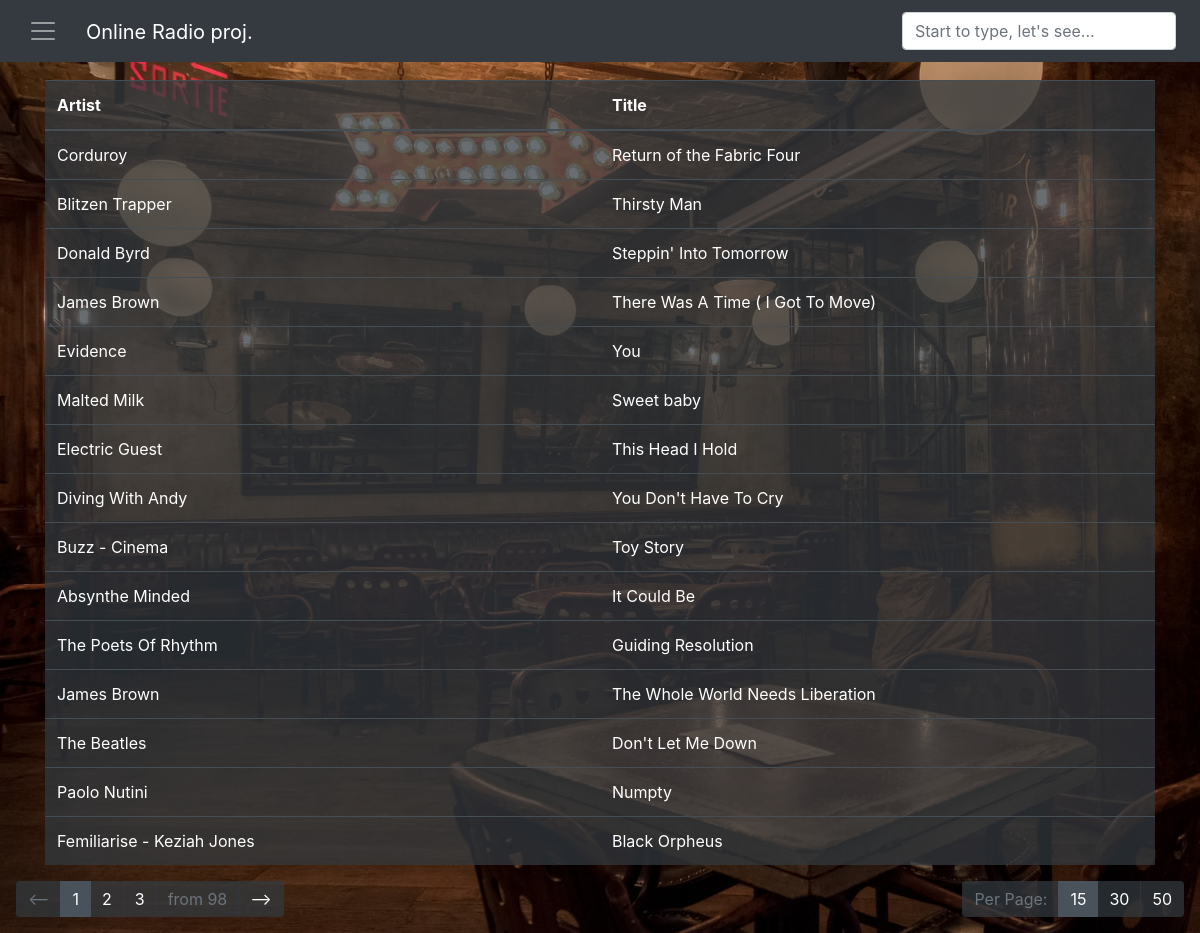
/tracks/, run on the app's committed database.
### application/db_models/track_db.py (models this page shows, shortened)
class Track(BaseExtended):
    unique_search_field = 'common_name'
    __tablename__ = 'tracks'
    id = Column(Integer, primary_key=True)
    common_name = Column(String(80), Sequence('track_common_name_seq'), unique=True, nullable=False)
    title = Column(String, nullable=False)
    artist = Column(String, nullable=False)
    album_name = Column(String)
    album_year = Column(String)
    duration = Column(String)
    play_date = Column(String(30))
    radio_name = Column(String, ForeignKey('radios.name'), nullable=False)
    db_import_date = Column(DateTime, ForeignKey('dbImports.import_date'))
    spotify_export_date = Column(Integer, ForeignKey('spotifyExports.export_date'))
    download_link = Column(String)
    failed_to_downloaded = Column(String)
    reviewed = Column(String)
    in_spotify = Column(String)
    failed_to_spotify = Column(String)
    genre = Column(String(20))
    youtube_link = Column(String)
    created_on = Column(DateTime(), default=datetime.now)
    @classmethod
    def query_tracks(cls, start_date='', end_date='', start='', end='', q_filter=''):
        q_selector = cls.query(cls.artist, cls.title)
        res = cls.query_objects(q_selector=q_selector,
                                q_filter=q_filter,
                                start_date=start_date,
                                end_date=end_date,
                                between_argument='db_import_date')
        res = cls.limit_objects(res, start, end).all()
        return [{'artist': track[0], 'title': track[1]} for track in res]
    @classmethod
    def get_tracks(cls, start_id='', end_id=''):
        return cls.query_tracks(start=start_id, end=end_id)

### application/pages/tracks/tracks_page.py (the view)
@tracks.route('/')
def tracks_list():
    tracks_data = Track.get_tracks(end_id=15)
    return render_template('tracks.html', tracks_data=tracks_data)

### application/db_models/extenders_for_db_models.py (called while the page is built)
    @classmethod
    def limit_objects(cls, query_res, start_id='', end_id=''):
        start_id = 0 if not start_id else start_id
        end_id = 50 if not end_id else end_id
        return query_res.offset(start_id).limit(end_id)

    @classmethod
    def query_objects(cls, q_selector='', start_date='', end_date='',  q_filter='', between_argument=''):
        res = cls.query(cls) if not q_selector else q_selector
        if isinstance(q_filter, BinaryExpression):
            res = res.filter(q_filter)
        if start_date and end_date:
            res = res.filter(getattr(cls, between_argument).between(start_date, end_date))
        return res

### application/pages/tracks/templates/tracks.html (shortened to what this page needs)
{% include 'parts/header_open.html' %}
{% include 'parts/header_close.html' %}
{% include 'parts/navbar_menu_open.html' %}
{% include 'parts/navbar_menu_close.html' %}
{% include 'parts/navbar_search.html' %}
{% include 'parts/navbar_close.html' %}
<link rel="stylesheet" href="{{ url_for('.static', filename='css/tracks.css') }}">
<div class="container">
<table class="table table-hover table-dark">
  <thead>
    <tr>
      <th scope="col">Artist</th>
      <th scope="col">Title</th>
    </tr>
  </thead>
  <tbody>
  {% for track in tracks_data %}
    <tr>
      <td>{{ track['artist'] }}</td>
      <td>{{ track['title'] }}</td>
    </tr>
  {% endfor %}
  </tbody>
</table>
</div>
<div class="pagination justify-content-between mx-3">
<nav aria-label="Page navigation example justify-content-end">
  <ul id='pageSelect' class="pagination pagination-dark justify-content-start">
    <li class="prevPage page-item disabled"><a class="page-link"><--</a>
    <li class="page-item active"><a class="page firstPage page-link">1</a></li>
    <li class="page-item"><a class="page page-link">2</a></li>
    <li class="page-item"><a class="page borderPage page-link">3</a></li>
    <li class="page-item disabled"><a class="lastPage page-link">from <span id="totalPages">98</span></a></li>
    <li class="nextPage page-item"><a class="page-link">--></a>
    </li>
  </ul>
</nav>
  <ul id='limitSelect' class="pagination pagination-dark justify-content-start">
    <li class="page-item disabled"><a class="page-link">Per Page:</a></li>
    <li class="page-item active"><a class="page-link">15</a></li>
    <li class="page-item"><a class="page-link">30</a></li>
    <li class="page-item"><a class="page-link">50</a></li>
  </ul>
    </div>
</body>
</html>

### application/templates/parts/header_open.html (shortened to what this page needs)
<!DOCTYPE html>
<html lang="en">
<head>
    <link rel="stylesheet" href="../static/css/bootstrap.min.css">
    <link rel="stylesheet" href="../static/css/main.css">
</head>
<body>

### application/templates/parts/header_close.html
</head>
<body>

### application/templates/parts/navbar_menu_open.html (shortened to what this page needs)
<div class="fixed-top mainNav">

### application/templates/parts/navbar_menu_close.html (shortened to what this page needs)
  <nav class="navbar navbar-dark bg-dark ">
    <div>
    <button class="navbar-toggler my-1" type="button" data-toggle="collapse" data-target="#navbarToggleExternalContent" aria-controls="navbarToggleExternalContent" aria-expanded="false" aria-label="Toggle navigation">
        <span class="navbar-toggler-icon"></span>
    </button>
      <a class="navbar-brand mt-1 ml-3" style="position: absolute">Online Radio proj.</a>
    </div>

### application/templates/parts/navbar_search.html
<form class="form-inline my-2 my-lg-0">
  <input id="liveSearch" class="form-control my-1 mr-sm-2" type="search" placeholder="Start to type, let's see..." aria-label="Search">
</form>

### application/templates/parts/navbar_close.html
  </nav>
</div>

### application/static/css/main.css (style rules this page uses)
.mainNav button { border: 0px solid transparent; outline: none !important; }
body { margin-top: 80px; }
body { -ms-overflow-style: none; scrollbar-width: none; }

### application/pages/tracks/static/css/tracks.css (style rules this page uses)
body { background-image: url('../BG.jpg'); background-attachment: fixed; background-size: cover; }
tr th { width: 50%; }
.pagination a { background-color: #343a40ba; color: white; border: none; outline: none ; }
.page-item.disabled .page-link { background-color: #343a40ba; }
.page-item.active .page-link { background-color: #49525b; }
.table-dark { background-color: #343a40ba; }

### data on the page
Track: artist "Corduroy", title "Return of the Fabric Four"
Track: artist "Blitzen Trapper", title "Thirsty Man"
Track: artist "Donald Byrd", title "Steppin' Into Tomorrow"
Track: artist "James Brown", title "There Was A Time ( I Got To Move)"
Track: artist "Evidence", title "You"
Track: artist "Malted Milk", title "Sweet baby"
Track: artist "Electric Guest", title "This Head I Hold"
Track: artist "Diving With Andy", title "You Don't Have To Cry"
Track: artist "Buzz - Cinema", title "Toy Story"
Track: artist "Absynthe Minded", title "It Could Be"
Track: artist "The Poets Of Rhythm", title "Guiding Resolution"
Track: artist "James Brown", title "The Whole World Needs Liberation"
Track: artist "The Beatles", title "Don't Let Me Down"
Track: artist "Paolo Nutini", title "Numpty"
Track: artist "Femiliarise - Keziah Jones", title "Black Orpheus"
